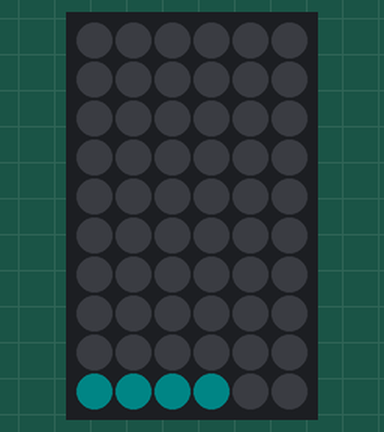
The sketch below on a simulated Arduino Uno, built with avr-gcc and run on an emulated ATmega328P. Shown: 6×10 RGB LED matrix (first LED top left, wired row by row). Dim RGB values are drawn brighter than linear; random numbers use the default seed unless the sketch sets one.

Above: at 8.87 s.
At 13.7 s:
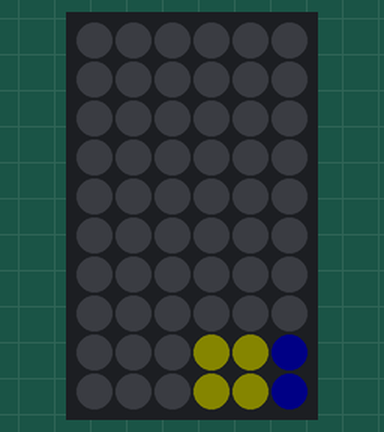
At 16.11 s:
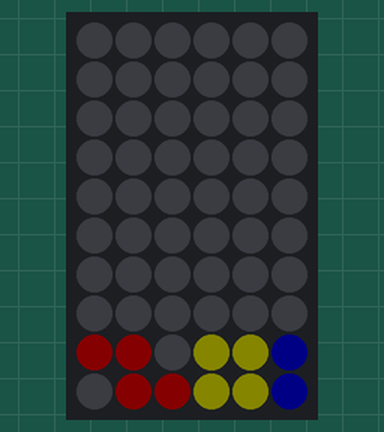
At 21.02 s:
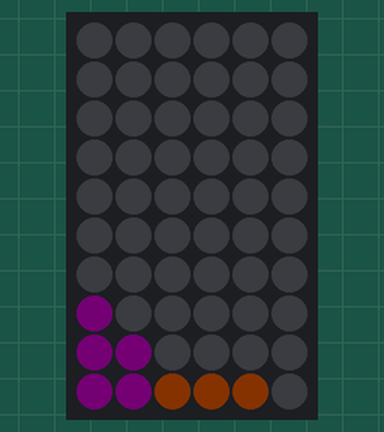
At 28.47 s:
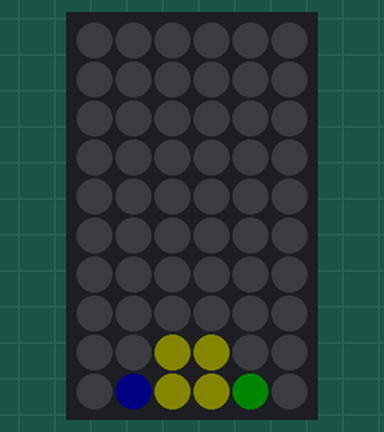
At 30.68 s:
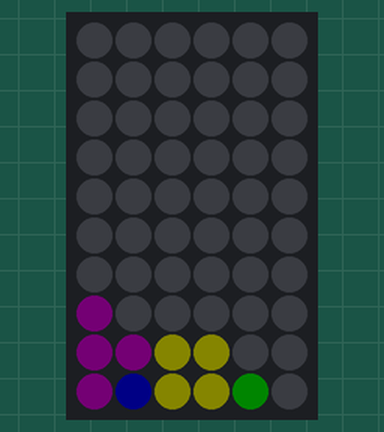

The sketch:

main.ino
```cpp
#include <Adafruit_GFX.h>
#include <Adafruit_NeoMatrix.h>
#include <Adafruit_NeoPixel.h>

#define PIN A0
#define WIDTH 6
#define HEIGHT 10

// Setup the matrix
Adafruit_NeoMatrix matrix = Adafruit_NeoMatrix(WIDTH, HEIGHT, PIN,
  NEO_MATRIX_TOP     + NEO_MATRIX_LEFT +
  NEO_MATRIX_ROWS + NEO_MATRIX_PROGRESSIVE,
  NEO_GRB            + NEO_KHZ800);

// Tetris Colors (Standard: Cyan, Blue, Orange, Yellow, Green, Purple, Red)
const uint16_t tetrisColors[] = {
  matrix.Color(0, 255, 255),   // I - Cyan
  matrix.Color(0, 0, 255),     // J - Blue
  matrix.Color(255, 165, 0),   // L - Orange
  matrix.Color(255, 255, 0),   // O - Yellow
  matrix.Color(0, 255, 0),     // S - Green
  matrix.Color(128, 0, 128),   // T - Purple
  matrix.Color(255, 0, 0)      // Z - Red
};

const uint8_t alphabet[26][10] = {
  {0x1E, 0x21, 0x21, 0x21, 0x21, 0x3F, 0x21, 0x21, 0x21, 0x21}, // A
  {0x3E, 0x21, 0x21, 0x21, 0x3E, 0x21, 0x21, 0x21, 0x21, 0x3E}, // B
  {0x1F, 0x20, 0x20, 0x20, 0x20, 0x20, 0x20, 0x20, 0x20, 0x1F}, // C
  {0x3C, 0x22, 0x21, 0x21, 0x21, 0x21, 0x21, 0x21, 0x22, 0x3C}, // D
  {0x3F, 0x20, 0x20, 0x20, 0x3E, 0x20, 0x20, 0x20, 0x20, 0x3F}, // E
  {0x3F, 0x20, 0x20, 0x20, 0x3C, 0x20, 0x20, 0x20, 0x20, 0x20}, // F
  {0x1F, 0x20, 0x20, 0x20, 0x20, 0x27, 0x21, 0x21, 0x21, 0x1F}, // G
  {0x21, 0x21, 0x21, 0x21, 0x3F, 0x3F, 0x21, 0x21, 0x21, 0x21}, // H
  {0x1E, 0x0C, 0x0C, 0x0C, 0x0C, 0x0C, 0x0C, 0x0C, 0x0C, 0x1E}, // I
  {0x0F, 0x02, 0x02, 0x02, 0x02, 0x02, 0x22, 0x22, 0x22, 0x1C}, // J
  {0x22, 0x24, 0x28, 0x30, 0x30, 0x30, 0x28, 0x24, 0x22, 0x21}, // K
  {0x20, 0x20, 0x20, 0x20, 0x20, 0x20, 0x20, 0x20, 0x20, 0x3F}, // L
  {0x21, 0x33, 0x33, 0x2D, 0x2D, 0x21, 0x21, 0x21, 0x21, 0x21}, // M
  {0x21, 0x31, 0x31, 0x29, 0x29, 0x25, 0x25, 0x23, 0x23, 0x21}, // N
  {0x1E, 0x21, 0x21, 0x21, 0x21, 0x21, 0x21, 0x21, 0x21, 0x1E}, // O
  {0x3E, 0x21, 0x21, 0x21, 0x21, 0x3E, 0x20, 0x20, 0x20, 0x20}, // P
  {0x1E, 0x21, 0x21, 0x21, 0x21, 0x21, 0x25, 0x23, 0x21, 0x1F}, // Q
  {0x3E, 0x21, 0x21, 0x21, 0x21, 0x3E, 0x28, 0x24, 0x22, 0x21}, // R
  {0x1F, 0x20, 0x20, 0x20, 0x1E, 0x01, 0x01, 0x01, 0x01, 0x3E}, // S
  {0x3F, 0x3F, 0x0C, 0x0C, 0x0C, 0x0C, 0x0C, 0x0C, 0x0C, 0x0C}, // T
  {0x21, 0x21, 0x21, 0x21, 0x21, 0x21, 0x21, 0x21, 0x21, 0x1E}, // U
  {0x21, 0x21, 0x21, 0x21, 0x21, 0x12, 0x12, 0x0C, 0x0C, 0x0C}, // V
  {0x21, 0x21, 0x21, 0x21, 0x21, 0x2D, 0x2D, 0x33, 0x33, 0x21}, // W
  {0x21, 0x21, 0x12, 0x0C, 0x0C, 0x0C, 0x0C, 0x12, 0x21, 0x21}, // X
  {0x21, 0x21, 0x12, 0x12, 0x0C, 0x0C, 0x0C, 0x0C, 0x0C, 0x0C}, // Y
  {0x3F, 0x3F, 0x02, 0x04, 0x04, 0x08, 0x08, 0x10, 0x3F, 0x3F}  // Z
};
// Shape Definitions (4x4 grids)
// 1 = block, 0 = empty
const uint16_t tetrominoes[7][4] = {
  // I (Cyan)
  {0x0F00, 0x2222, 0x00F0, 0x4444},
  // J (Blue)
  {0x8E00, 0x6440, 0x0E20, 0x44C0},
  // L (Orange)
  {0x2E00, 0x4460, 0x0E80, 0xC440},
  // O (Yellow) - Rotations are all the same
  {0x6600, 0x6600, 0x6600, 0x6600},
  // S (Green)
  {0x6C00, 0x4620, 0x06C0, 0x8C40},
  // T (Purple)
  {0x4E00, 0x4640, 0x0E40, 0x4C40},
  // Z (Red)
  {0xC600, 0x2640, 0x0C60, 0x4C80}
};

// Game State Variables
uint8_t board[WIDTH][HEIGHT]; // Stores locked blocks (0 = empty, 1-7 = color index + 1)
int currentPieceType = -1;
int currentRotation = 0;
int px = 0;
int py = -4;

void setup() {
  matrix.begin();
  matrix.setBrightness(8);
  randomSeed(analogRead(A1)); // Generate random seed from unconnected pin
  resetBoard();
  matrix.fillScreen(0); // Clear buffer

  // Intro Sequence: T-E-T-R-I-S
  int intro[] = {19, 4, 19, 17, 8, 18};
  scrollMessage(intro, 6);
}

void loop() {
  matrix.fillScreen(0); // Clear buffer

  // Run the Tetris Physics
  updateTetris();

  // Draw the result
  drawScreen();
  matrix.show();
  delay(200); // Speed of the fall
}

// --- CORE FUNCTIONS ---

void updateTetris() {
  // 1. If no piece exists, spawn one
  if (currentPieceType == -1) {
    spawnPiece();

    // Immediate Game Over check: if the new piece collides immediately, reset board
    if (checkCollision(px, py, currentRotation)) {
      drawFail();
      resetBoard();
    }
    return;
  }

  // 2. Try to move down
  if (!checkCollision(px, py + 1, currentRotation)) {
    py++; // Move down
  } else {
    // 3. Hit something! Lock it in place.
    lockPiece();
    clearLines();
    currentPieceType = -1;
  }
}

bool checkCollision(int newX, int newY, int rot) {
  for (int y = 0; y < 4; y++) {
    for (int x = 0; x < 4; x++) {
      if (getPixel(currentPieceType, rot, x, y)) {
        int boardX = newX + x;
        int boardY = newY + y;

        if (boardX < 0 || boardX >= WIDTH || boardY >= HEIGHT) return true;
        if (boardY >= 0 && board[boardX][boardY] != 0) return true;
      }
    }
  }
  return false;
}

void lockPiece() {
  for (int y = 0; y < 4; y++) {
    for (int x = 0; x < 4; x++) {
      if (getPixel(currentPieceType, currentRotation, x, y)) {
        int boardX = px + x;
        int boardY = py + y;

        // Only lock if it's actually on the screen
        if (boardX >= 0 && boardX < WIDTH && boardY >= 0 && boardY < HEIGHT) {
          board[boardX][boardY] = currentPieceType + 1; // Store color index + 1
        }
      }
    }
  }
}

void spawnPiece() {
  currentPieceType = random(0, 7);

  // Best move variables
  int bestScore = -30000;
  int bestX = 0;
  int bestRot = 0;

  // 1. Loop through all 4 rotations
  for (int r = 0; r < 4; r++) {
    // 2. Loop through all X positions (from -2 to WIDTH)
    for (int x = -2; x < WIDTH; x++) {

      // Calculate where the piece would land (Hard Drop)
      int y = 0;
      // If we can't even spawn here, skip it
      if (checkCollision(x, y, r)) continue;

      // Drop it until it hits something
      while (!checkCollision(x, y + 1, r)) {
        y++;
      }

      // 3. Evaluate this final position
      int score = evaluateBoard(x, y, r);

      if (score > bestScore) {
        bestScore = score;
        bestX = x;
        bestRot = r;
      }
    }
  }

  // Apply the best move
  px = bestX;
  py = -1; // Start at top
  currentRotation = bestRot;
}

int evaluateBoard(int pieceX, int pieceY, int rot) {
  // Create a temporary board simulation
  uint8_t tempBoard[WIDTH][HEIGHT];
  memcpy(tempBoard, board, sizeof(board));

  // Add the piece to the temp board
  for (int y = 0; y < 4; y++) {
    for (int x = 0; x < 4; x++) {
      if (getPixel(currentPieceType, rot, x, y)) {
        int bx = pieceX + x;
        int by = pieceY + y;
        if (bx >= 0 && bx < WIDTH && by >= 0 && by < HEIGHT) {
          tempBoard[bx][by] = 1; // Just mark as filled
        }
      }
    }
  }

  // --- HEURISTICS ---
  int aggregateHeight = 0;
  int completeLines = 0;
  int holes = 0;
  int bumpiness = 0;

  // Calculate Heights & Holes
  int columnHeights[WIDTH];
  for(int x=0; x<WIDTH; x++) {
    bool colStarted = false;
    columnHeights[x] = 0;
    for(int y=0; y<HEIGHT; y++) {
      if (tempBoard[x][y] != 0) {
        if (!colStarted) {
          columnHeights[x] = HEIGHT - y; // Height of this column
          colStarted = true;
        }
      } else if (colStarted) {
        holes++; // Empty block BELOW a filled block
      }
    }
    aggregateHeight += columnHeights[x];
  }

  // Calculate Complete Lines
  for (int y = 0; y < HEIGHT; y++) {
    bool full = true;
    for (int x = 0; x < WIDTH; x++) if (tempBoard[x][y] == 0) full = false;
    if (full) completeLines++;
  }

  // Calculate Bumpiness (Jaggedness of surface)
  for (int x = 0; x < WIDTH - 1; x++) {
    bumpiness += abs(columnHeights[x] - columnHeights[x+1]);
  }

  // Final Score Formula (Tunable weights)
  // We want to MAXIMIZE lines, MINIMIZE height, holes, bumpiness
  return (completeLines * 70) - (aggregateHeight * 5) - (holes * 30) - (bumpiness * 8);
}

bool getPixel(int type, int rot, int x, int y) {
  uint16_t shapeData = tetrominoes[type][rot % 4];
  int bitIndex = 15 - (y * 4 + x);
  return (shapeData >> bitIndex) & 1;
}

// --- DRAWING FUNCTIONS ---
void drawScreen(){
  drawBoard();
  drawCurrentPiece();
}

// Scrolls a sequence of letters continuously
void scrollMessage(int* letters, int count) {
  int letterHeight = 10;
  int gap = 2;
  static int offset = random(0,count);
  uint16_t colors[count];
  for (int i = 0; i < count; i++)
  {
    colors[i] = tetrisColors[(i + offset) % count];
  }
  offset > count ? offset = 0: offset += 1;

  int totalChainHeight = count * (letterHeight + gap);

  // Start: Top of first letter is at the bottom of the screen (HEIGHT)
  // End:  Top of first letter is far enough up that the last letter is off screen
  for (int globalY = HEIGHT; globalY > -totalChainHeight; globalY--) {
    matrix.fillScreen(0);

    for (int i = 0; i < count; i++) {
      uint16_t color = tetrisColors[random(0, 7)];
      // global position + its place in the line
      int letterY = globalY + (i * (letterHeight + gap));

      drawLetterAt(letters[i], letterY, colors[i]);
    }

    matrix.show();
    delay(60);
  }
}

// Draw a letter at a specific Y coordinate
void drawLetterAt(int letterIndex, int yPos, uint16_t color) {
  if (letterIndex < 0 || letterIndex > 25) return;

  for (int row = 0; row < 10; row++) {
    int screenY = yPos + row;

    if (screenY >= 0 && screenY < HEIGHT) {
      uint8_t rowData = alphabet[letterIndex][row];

      for (int x = 0; x < WIDTH; x++) {
        bool pixelOn = (rowData >> (5 - x)) & 1;

        if (pixelOn) {
          matrix.drawPixel(x, screenY, color);
        }
      }
    }
  }
}

void scrollLetter(int letterIndex, uint16_t color) {
  // Clamp index to prevent crashes
  if(letterIndex < 0 || letterIndex > 25) return;

  // Start with offset at HEIGHT (just below screen)
  // End with offset at -10 (just above screen, since letter height is 10)
  for (int offset = HEIGHT; offset >= -10; offset--) {
    matrix.fillScreen(0);

    // Loop through the 10 rows of the letter data
    for (int row = 0; row < 10; row++) {
      int screenY = row + offset;

      // Optimization: Only draw pixels that are currently visible on screen
      if (screenY >= 0 && screenY < HEIGHT) {
        uint8_t rowData = alphabet[letterIndex][row];

        for (int x = 0; x < WIDTH; x++) {
          // Check the bit for the specific pixel
          bool pixelOn = (rowData >> (5 - x)) & 1;

          if (pixelOn) {
             // Draw pixel with random Tetris color (shimmer effect)
             matrix.drawPixel(x, screenY, color);
          }
        }
      }
    }
    matrix.show();
    delay(60);
  }
}

void drawBoard() {
  for (int x = 0; x < WIDTH; x++) {
    for (int y = 0; y < HEIGHT; y++) {
      if (board[x][y] > 0) {
        matrix.drawPixel(x, y, tetrisColors[board[x][y] - 1]);
      }
    }
  }
}

void drawFail(){
  for (int i = 0; i < 3; i++){
    matrix.fillScreen(0);
    matrix.drawFastVLine(0,0, HEIGHT, matrix.Color(255, 0, 0));
    matrix.drawFastVLine(WIDTH - 1, 0, HEIGHT, matrix.Color(255, 0, 0));
    matrix.show();
    delay(100);
    drawScreen();
    matrix.drawFastVLine(0,0, HEIGHT, matrix.Color(255, 0, 0));
    matrix.drawFastVLine(WIDTH - 1, 0, HEIGHT, matrix.Color(255, 0, 0));
    matrix.show();
    delay(100);
  }
}

void drawCurrentPiece() {
  if (currentPieceType == -1) return;

  for (int y = 0; y < 4; y++) {
    for (int x = 0; x < 4; x++) {
      if (getPixel(currentPieceType, currentRotation, x, y)) {
        // Draw only if within screen bounds
        int drawX = px + x;
        int drawY = py + y;
        if (drawX >= 0 && drawX < WIDTH && drawY >= 0 && drawY < HEIGHT) {
          matrix.drawPixel(drawX, drawY, tetrisColors[currentPieceType]);
        }
      }
    }
  }
}

void clearLines() {
  for (int y = HEIGHT - 1; y >= 0; y--) {
    bool full = true;
    for (int x = 0; x < WIDTH; x++) {
      if (board[x][y] == 0) full = false;
    }
    if (full) {
      // Flash effect
      for (int i = 0; i < 2; i++){
        matrix.fillScreen(0);
        drawScreen();
        matrix.drawFastHLine(0, y, WIDTH, matrix.Color(255, 255, 255));
        matrix.show();
        delay(50);
        matrix.drawFastHLine(0, y, WIDTH, matrix.Color(0, 0, 0));
        matrix.show();
        delay(50);
      }

      // Move everything down
      for (int ny = y; ny > 0; ny--) {
        for (int nx = 0; nx < WIDTH; nx++) {
          board[nx][ny] = board[nx][ny - 1];
        }
      }
      for (int nx = 0; nx < WIDTH; nx++) {
        board[nx][0] = 0;
      };

      y++;
      matrix.fillScreen(0);
      drawScreen();
      matrix.show();
    }
  }
}

void resetBoard() {
  memset(board, 0, sizeof(board));
  currentPieceType = -1;
}
```

Measured:
- what the display in image 0 shows lasts 0.5 s, from 8.6 s to 9.1 s
